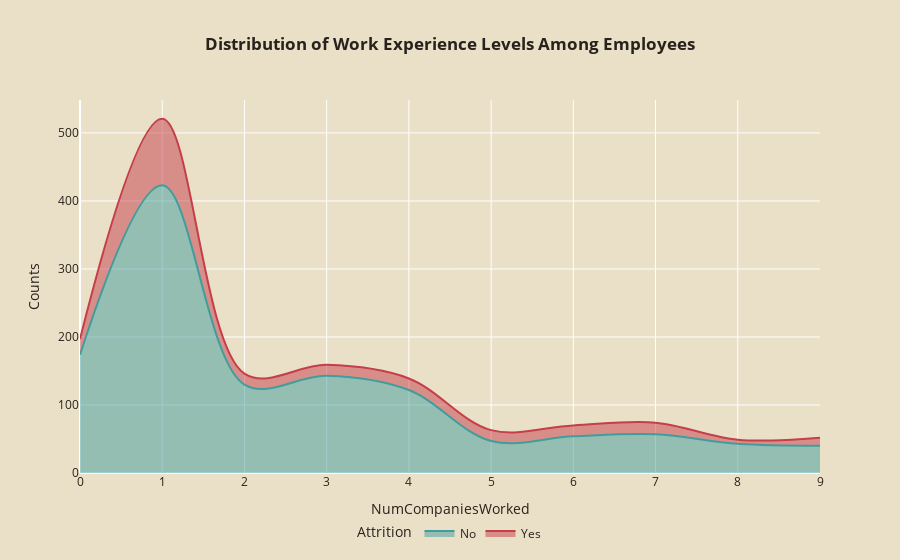

Notebook cell for this chart:
### Markdown cell above
### Examining Work Experience Diversity Among Employees

### Code cell
exp_att = hr.groupby(['NumCompaniesWorked', 'Attrition']).size().reset_index(name='Counts')

area_plot = px.area(exp_att, x='NumCompaniesWorked', y='Counts', color='Attrition',
                    title='<b>Distribution of Work Experience Levels Among Employees</b>', line_shape='spline', height=500,
                    color_discrete_map={'Yes': '#C53E4A', 'No': '#419D9D'})

area_plot.update_traces(texttemplate='%{text:.2f}%', 
                  textposition='top center',
                  textfont_size=14, 
                  textfont_color='black',
                  marker=dict(line=dict(color='#28221D', width=1)))

area_plot.update_layout(title_x=0.5, 
                  legend=dict(orientation='h', yanchor='bottom', y=-0.4, xanchor='center', x=0.5),
                  font_color='#28221D',
                  paper_bgcolor='#EADFC7', 
                  plot_bgcolor='#EADFC7')

area_plot.update_layout(title_x=0.5, legend=dict(orientation='h', yanchor='bottom', y=-0.2, xanchor='center', x=0.5))

area_plot.show()

### Figure 1 — Plotly figure (JSON) as saved in the notebook; plotly's stock layout.template omitted (floating-point values rounded to 4 significant figures)
{"data": [{"fillpattern": {"shape": ""}, "hovertemplate": "Attrition=No<br>NumCompaniesWorked=%{x}<br>Counts=%{y}<extra></extra>", "legendgroup": "No", "line": {"color": "#419D9D", "shape": "spline"}, "marker": {"symbol": "circle", "line": {"color": "#28221D", "width": 1}}, "mode": "lines", "name": "No", "orientation": "v", "showlegend": true, "stackgroup": "1", "x": [0, 1, 2, 3, 4, 5, 6, 7, 8, 9], "xaxis": "x", "y": [174, 423, 130, 143, 122, 47, 54, 57, 43, 40], "yaxis": "y", "type": "scatter", "textfont": {"color": "black", "size": 14}, "textposition": "top center", "texttemplate": "%{text:.2f}%"}, {"fillpattern": {"shape": ""}, "hovertemplate": "Attrition=Yes<br>NumCompaniesWorked=%{x}<br>Counts=%{y}<extra></extra>", "legendgroup": "Yes", "line": {"color": "#C53E4A", "shape": "spline"}, "marker": {"symbol": "circle", "line": {"color": "#28221D", "width": 1}}, "mode": "lines", "name": "Yes", "orientation": "v", "showlegend": true, "stackgroup": "1", "x": [0, 1, 2, 3, 4, 5, 6, 7, 8, 9], "xaxis": "x", "y": [23, 98, 16, 16, 17, 16, 16, 17, 6, 12], "yaxis": "y", "type": "scatter", "textfont": {"color": "black", "size": 14}, "textposition": "top center", "texttemplate": "%{text:.2f}%"}], "layout": {"xaxis": {"anchor": "y", "domain": [0, 1], "title": {"text": "NumCompaniesWorked"}, "type": "linear", "range": [0, 9], "autorange": true}, "yaxis": {"anchor": "x", "domain": [0, 1], "title": {"text": "Counts"}, "type": "linear", "range": [0, 548.4], "autorange": true}, "legend": {"title": {"text": "Attrition"}, "tracegroupgap": 0, "orientation": "h", "yanchor": "bottom", "y": -0.2, "xanchor": "center", "x": 0.5}, "title": {"text": "<b>Distribution of Work Experience Levels Among Employees</b>", "x": 0.5}, "font": {"color": "#28221D"}, "paper_bgcolor": "#EADFC7", "plot_bgcolor": "#EADFC7", "autosize": true}}
